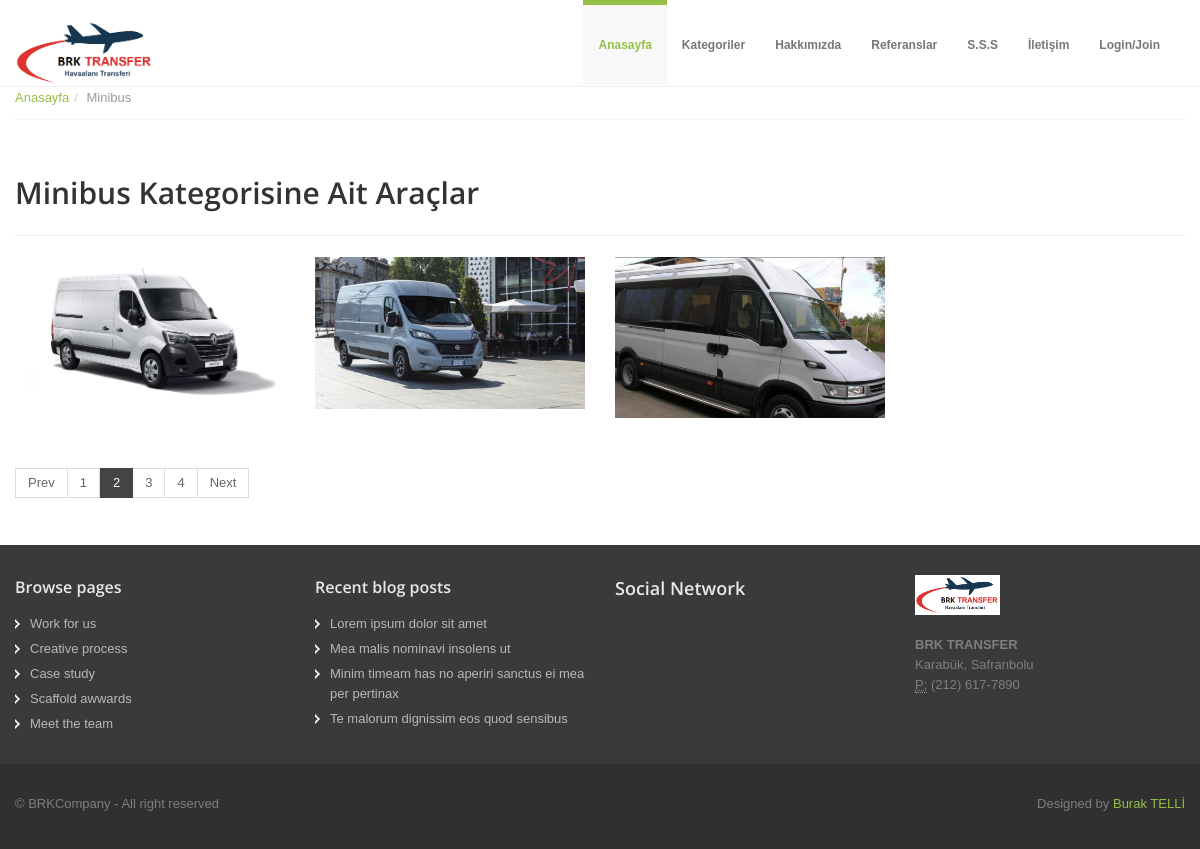
The app's page /category/11/Minibus/ with its own data.
### car/models.py (models this page shows, shortened)
class Category(MPTTModel):
    STATUS = (
        ('True', 'Evet'),
        ('False', 'Hayır'),
    )
    title = models.CharField(max_length=100)
    keywords = models.CharField(max_length=255)
    description = models.CharField(max_length=255)
    image = models.ImageField(blank=True, upload_to='images/')
    status = models.CharField(max_length=10, choices=STATUS)
    slug = models.SlugField(null=False, unique=True)
    parent = TreeForeignKey('self', blank=True, null=True, related_name='children', on_delete=models.CASCADE)
    create_at = models.DateTimeField(auto_now_add=True)
    update_at = models.DateTimeField(auto_now = True)
    class MPTTMeta:
        order_insertion_by = ['title']
    def image_tag(self):
        return mark_safe('<img src="{}" height="50"/>'.format(self.image.url))
    image_tag.short_description = 'Image'

class Car(models.Model):
    STATUS = (
        ('True', 'Evet'),
        ('False', 'Hayır'),
    )
    category = models.ForeignKey(Category, on_delete=models.CASCADE)
    title = models.CharField(blank=True, max_length=150)
    keywords = models.CharField(blank=True, max_length=255)
    description = models.CharField(blank=True, max_length=255)
    marka = models.CharField(blank=True, max_length=255)
    model = models.CharField(blank=True, max_length=255)
    kisi_sayisi = models.IntegerField()
    image = models.ImageField(blank=True, upload_to='images/')
    price = models.FloatField()
    detail = RichTextUploadingField()
    slug = models.SlugField(null=False, unique=True)
    status = models.CharField(max_length=10, choices=STATUS)
    create_at = models.DateTimeField(auto_now_add=True)
    update_at = models.DateTimeField(auto_now = True)
    def image_tag(self):
        return mark_safe('<img src="{}" height="50"/>'.format(self.image.url))
    image_tag.short_description = 'Image'

### home/views.py (the view)
# urls.py: path('category/<int:id>/<slug:slug>/', views.category_cars, name='category_cars'),
def category_cars(request, id, slug):
    setting = Setting.objects.get(pk=1)
    category = Category.objects.all()
    categorydata = Category.objects.get(pk=id)
    cars = Car.objects.filter(category_id=id)
    if request.user.is_authenticated:
        current_user = request.user
        profile = UserProfile.objects.get(user_id=current_user.id)
        context = {'cars': cars,
               'category': category,
               'categorydata': categorydata,
               'setting': setting,
               'profile': profile,
               }
    else:
        context = {'cars': cars,
                   'category': category,
                   'categorydata': categorydata,
                   'setting': setting,
                   }
    return render(request, 'cars.html', context)

### home/templates/cars.html (shortened to what this page needs)
{% extends "homebase.html" %}
{% block body %}
<section id="breadcrumb">
    <div class="container">
        <div class="row">
            <div class="span12">
                <ul class="breadcrumb notop">
                    <li><a href="/">Anasayfa</a><span class="divider">/</span></li>
                    <li class="active">{{ categorydata.title }}</li>
                </ul>
            </div>
        </div>
    </div>
</section>
<section id="maincontent">
    <div class="container">
        <h1>{{ categorydata.title}} Kategorisine Ait Araçlar</h1>
        <hr>
        <div class="row">
            <ul class="portfolio-area da-thumbs">
                {% for rs in cars %}
                <li class="portfolio-item2" data-id="id-0" data-type="web">
                    <div class="span3">
                        <div class="thumbnail">
                            <div class="image-wrapp">
                                <img src="{{ rs.image.url }}" alt="Portfolio name" title=""/>
                            </div>
                        </div>
                    </div>
                </li>
                {% endfor %}
            </ul>
        </div>
        <div class="row">
            <div class="span12">
                <div class="pagination">
                    <ul>
                        <li><a href="#">Prev</a></li>
                        <li><a href="#">1</a></li>
                        <li class="active"><a href="#">2</a></li>
                        <li><a href="#">3</a></li>
                        <li><a href="#">4</a></li>
                        <li><a href="#">Next</a></li>
                    </ul>
                </div>
            </div>
        </div>
    </div>
</section>
{% endblock %}

### home/static/assets/css/docs.css (style rules this page uses)
section { padding-top: 30px; }

### home/static/assets/css/style.css (style rules this page uses)
.row { margin-bottom: 20px; }
#maincontent { z-index: 1000; margin-top: 0px; }
.portfolio-area { float: left; width: 100%; margin: 0; padding: 0; }
.portfolio-area li { float: left; list-style: none; margin: 0 0 30px 0; padding: 0; }
.portfolio-area .thumbnail, .portfolio-home .thumbnail { display: block; padding: 0; border: none; }
.portfolio-area .image-wrapp, .portfolio-home .image-wrapp { position: relative; padding: 0; overflow: hidden; border: nonw; }
.portfolio-area .image-wrapp img, .portfolio-home .image-wrapp img { margin: 0; padding: 0; }
.da-thumbs li, .da-thumbs li img { display: block; position: relative; }
.da-thumbs li { overflow: hidden; }
.pagination { margin-top: 0; }
.pagination ul li a { color: #666; }
.pagination ul li.active a { background: #444; color: #fff; border: 1px solid #444; }
#breadcrumb .breadcrumb { margin: -30px 0 0 0; border-bottom: 1px dotted #eeeeee; padding-bottom: 10px; }
.breadcrumb>li { display: inline-block; *display: inline; line-height: 1.6em; *zoom: 1; }
.breadcrumb>li>.divider { padding: 0 5px; color: #ccc; }

### home/static/assets/color/default.css (style rules this page uses)
a { color: #94c045; }

### home/static/assets/css/overwrite.css (style rules this page uses)
img { max-width: 100%; width: auto\9; height: auto; vertical-align: middle; border: 0; -ms-interpolation-mode: bicubic; }
body { margin: 0; font-family: Tahoma, Arial, sans-serif; font-size: 13px; line-height: 1.6em; color: #666; background-color: #ffffff; }
a { color: #0088cc; text-decoration: none; }
h1, h2, h3, h4, h5, h6 { color:#333; font-family: 'Open Sans', sans-serif; font-weight:600; line-height:1.5em; margin-top:0; margin-bottom:15px; }
h1 { font-size: 30px; }
.breadcrumb { padding: 8px 0; background-color: #fff; -webkit-border-radius: 0; -moz-border-radius: 0; border-radius: 0; }
.breadcrumb > li { text-shadow: none; }
.breadcrumb li span { color:#aaa; padding:0 5px; }
.pagination ul { -webkit-border-radius: 0; -moz-border-radius: 0; border-radius: 0; -webkit-box-shadow: none; -moz-box-shadow: none; box-shadow: none; }
.pagination ul > li:first-child > a, .pagination ul > li:first-child > span { -webkit-border-top-left-radius: 0; -moz-border-radius-topleft: 0; border-top-left-radius: 0; -webkit-border-bottom-left-radius: 0; -moz-border-radius-bottomleft: 0; border-bottom-left-radius: 0; }
.pagination ul > li:last-child > a, .pagination ul > li:last-child > span { -webkit-border-top-right-radius: 0; -moz-border-radius-topright: 0; border-top-right-radius: 0; -webkit-border-bottom-right-radius: 0; -moz-border-radius-bottomright: 0; border-bottom-right-radius: 0; }
.thumbnail { -webkit-border-radius: 0; -moz-border-radius: 0; border-radius: 0; -webkit-box-shadow: none; -moz-box-shadow: none; box-shadow: none; }

### records on screen
Category: title "Minibus"
Car: image (picture)
Car: image (picture)
Car: image (picture)
